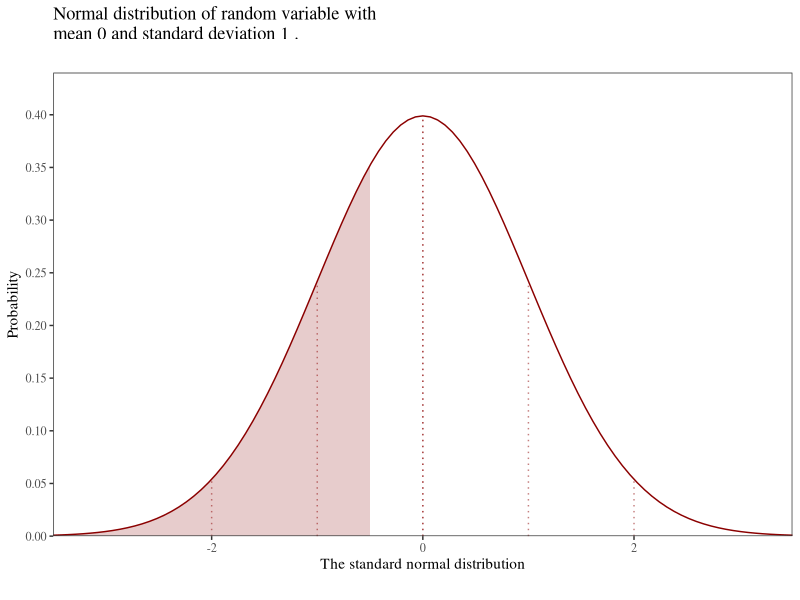

R code for this plot:
## ---- chunk 1
knitr::opts_chunk$set(echo = TRUE)
suppressWarnings(suppressMessages(suppressPackageStartupMessages(library(tidyverse))))

## ---- chunk 2

library(tidyverse)

# Enter required values in this section:
# ---------------------------------------------------------------------------------------------------------------------------------
# What does the random variable describe:
x_name <- "standard normal distribution"

# Parameters mean and standard deviation:
mu <- 0
sigma <- 1

# Chosen value of random variable to use as bound of shaded area:
xval <- -0.5

# ---------------------------------------------------------------------------------------------------------------------------------

tick_posn <- c(-3, -2, -1, 0 , 1, 2, 3)

ymax <-  dnorm(mu, mean = mu, sd = sigma)

xlim_lo <- 0
xlim_hi <- 0

if (xval < mu | xval == mu) {
  auc_lo <- qnorm(0.0001, mean = mu, sd = sigma)
  auc_hi <- xval
  xlim_lo <- mu - (3.5 * sigma)
  xlim_hi <- xval
} else {
  auc_lo <- xval
  auc_hi <- qnorm(0.9999, mean = mu, sd = sigma)
  xlim_lo <- xval
  xlim_hi <- mu + (3.5 * sigma)
}

clr <- "darkred"

funcShadeAUC <- function(xval) {
  y <- dnorm(xval, mean = mu, sd = sigma)
  y[xval < auc_lo | xval > auc_hi] <- NA
  return(y)
}

base <- ggplot()

base +
  geom_function(
    fun = dnorm, 
    args = list(mean = mu, sd = sigma), 
    colour = clr
  ) +
  stat_function(
    fun = funcShadeAUC,
    geom = "area",
    fill = clr,
    alpha=0.2, 
    xlim = c(xlim_lo, xlim_hi)
  ) +
  geom_segment(
    aes(
      x = mu, 
      y = 0, 
      xend = mu, 
      yend = dnorm(mu, mean = mu, sd = sigma)
    ), 
    linetype = "dotted", 
    colour = clr, 
    alpha = 0.5
  ) +
  geom_segment(
    aes(
      x = mu, 
      y = 0, 
      xend = mu, 
      yend = dnorm(mu, mean = mu, sd = sigma)
    ), 
    linetype = "dotted", 
    colour = clr, 
    alpha = 0.5
  ) +
  geom_segment(
    aes(
      x = mu - sigma, 
      y = 0, 
      xend = mu - sigma, 
      yend = dnorm(mu - sigma, mean = mu, sd = sigma)
    ), 
    linetype = "dotted", 
    colour = clr, 
    alpha = 0.5
  ) +
  theme_bw() + 
  theme(
    text = element_text(family="serif")
  ) +
  geom_segment(
    aes(
      x = mu - (2 * sigma), 
      y = 0, 
      xend = mu - (2 * sigma), 
      yend = dnorm(mu - (2 * sigma), mean = mu, sd = sigma)
    ), 
    linetype = "dotted", 
    colour = clr, 
    alpha = 0.5
  ) +
  geom_segment(
    aes(
      x = mu + sigma, 
      y = 0, 
      xend = mu + sigma, 
      yend = dnorm(mu + sigma, mean = mu, sd = sigma)
    ), 
    linetype = "dotted", 
    colour = clr, 
    alpha = 0.5
  ) +
  theme_bw() + 
  geom_segment(
    aes(
      x = mu + (2 * sigma), 
      y = 0, 
      xend = mu + (2 * sigma), 
      yend = dnorm(mu + (2 * sigma), mean = mu, sd = sigma)
    ), 
    linetype = "dotted", 
    colour = clr, 
    alpha = 0.5
  ) +
  theme_bw() + 
  theme(
    text = element_text(family="serif")
  ) +
  labs(
    title = paste(
      "Normal distribution of random variable with \nmean", sep = " ", 
      mu, 
      "and standard deviation", 
      sigma, 
      "."), 
    subtitle = "", 
    caption = "",  
    y = "Probability",
    x = paste("The ", x_name, sep = "") 
  ) +
  scale_x_continuous(
    expand = c(0, 0), # gap between axis and (0, 0)
    limits = c(mu - (3.5 * sigma), mu + (3.5 * sigma)) 
    # breaks = mu  + (tick_posn * sigma),
    # labels = c("-3sd", "-2sd", "-1sd", mu, "+1sd", "+2sd", "+3sd")
  ) +
  scale_y_continuous(
    limits = c(0, round(ymax * 1.1, digits = 2)),
    breaks = seq(0, ymax * 1.1, by = 0.05),
    expand = c(0, 0)
  ) +
  theme(
    panel.grid = element_line(colour = "white")
  )

